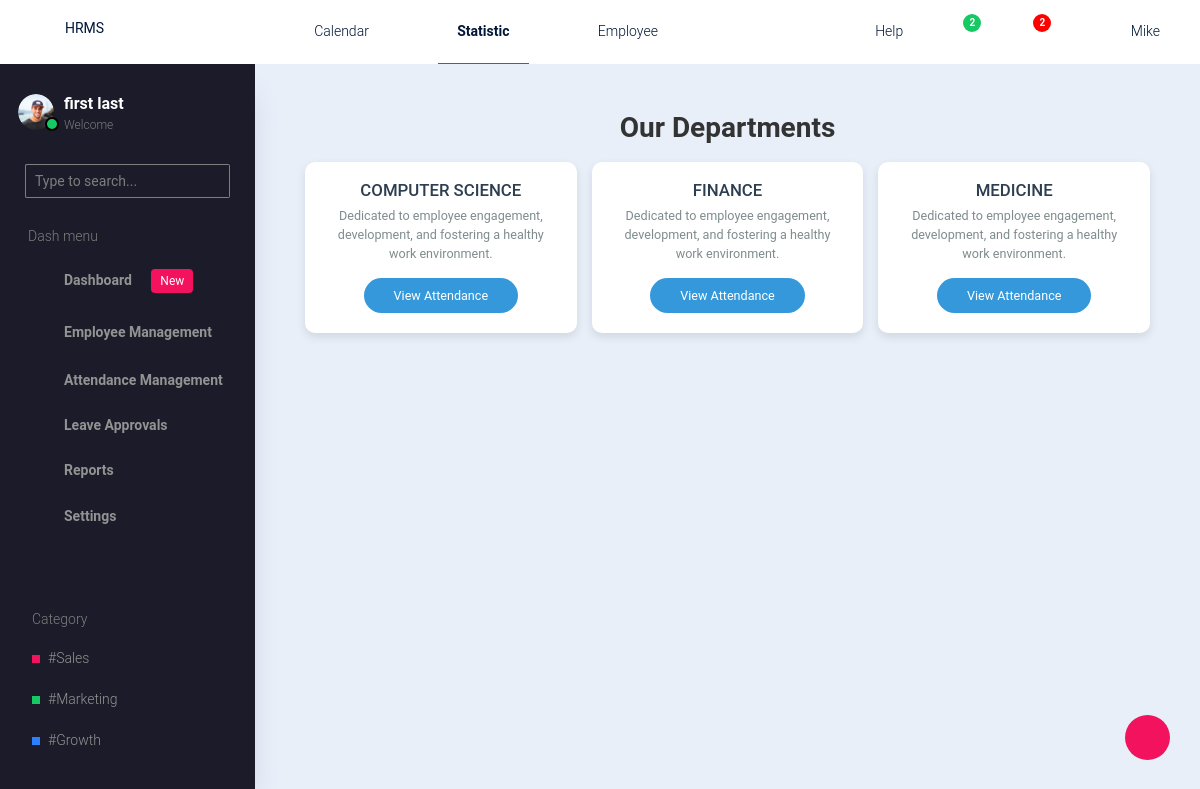
Page /attendance/department on the committed database.
### accounts/models.py (models this page shows, shortened)
class Department(models.Model):
    name = models.CharField(max_length=100, default='ADMIN')
    work_start_time = models.TimeField(null=True, blank=True)
    work_end_time = models.TimeField(null=True, blank=True)

### hrms/views.py (the view)
# urls.py: path('attendance/department',departments,name='departments'),
def departments(request):
    departments = Department.objects.exclude(name="ADMIN")
    context = {'departments':departments}
    return render(request,'hrms/admin/attendance-management/departments.html',context)

### hrms/templates/hrms/admin/attendance-management/departments.html (shortened to what this page needs)
{% extends 'hrms/admin/base.html' %}
{% block content %}
<div class="department-page">
    <h1>Our Departments</h1>
    <div class="department-container">
        {%for department in departments%}
        <div class="department-card">
            <h2>{{department.name}}</h2>
            <p>Dedicated to employee engagement, development, and fostering a healthy work environment.</p>
            <a href="{%url 'depattendance' department.id%}" class="view-attendance-btn">View Attendance</a>
        </div>
        {%endfor%}
    </div>
</div>
{% endblock %}

### hrms/templates/hrms/admin/attendance-management/departments.html (style rules this page uses)
.department-page { padding: 20px; color: #333; text-align: center; }
.department-page h1 { font-size: 2em; font-weight: bold; color: #333; margin-bottom: 20px; }
.department-container { display: grid; grid-template-columns: repeat(auto-fit, minmax(200px, 1fr)); gap: 15px; width: 100%; max-width: 1000px; margin: 0 auto; }
.department-card { background-color: #fff; border-radius: 10px; box-shadow: 0 4px 10px rgba(0, 0, 0, 0.1); padding: 20px; text-align: center; transition: transform 0.3s, box-shadow 0.3s; cursor: pointer; display: flex; flex-direction: column; justify-content: space-between; }
.department-card h2 { font-size: 1.2em; color: #2c3e50; margin-bottom: 8px; }
.department-card p { color: #7f8c8d; font-size: 0.9em; line-height: 1.5; margin-bottom: 15px; }
.view-attendance-btn { display: inline-block; padding: 10px 30px; font-size: 0.9em; color: #fff; background-color: #3498db; border: none; border-radius: 20px; text-align: center; text-decoration: none; transition: background-color 0.3s; align-self: center; margin-top: auto; }

### rows in the picture
Department: name "COMPUTER SCIENCE"
Department: name "FINANCE"
Department: name "MEDICINE"
